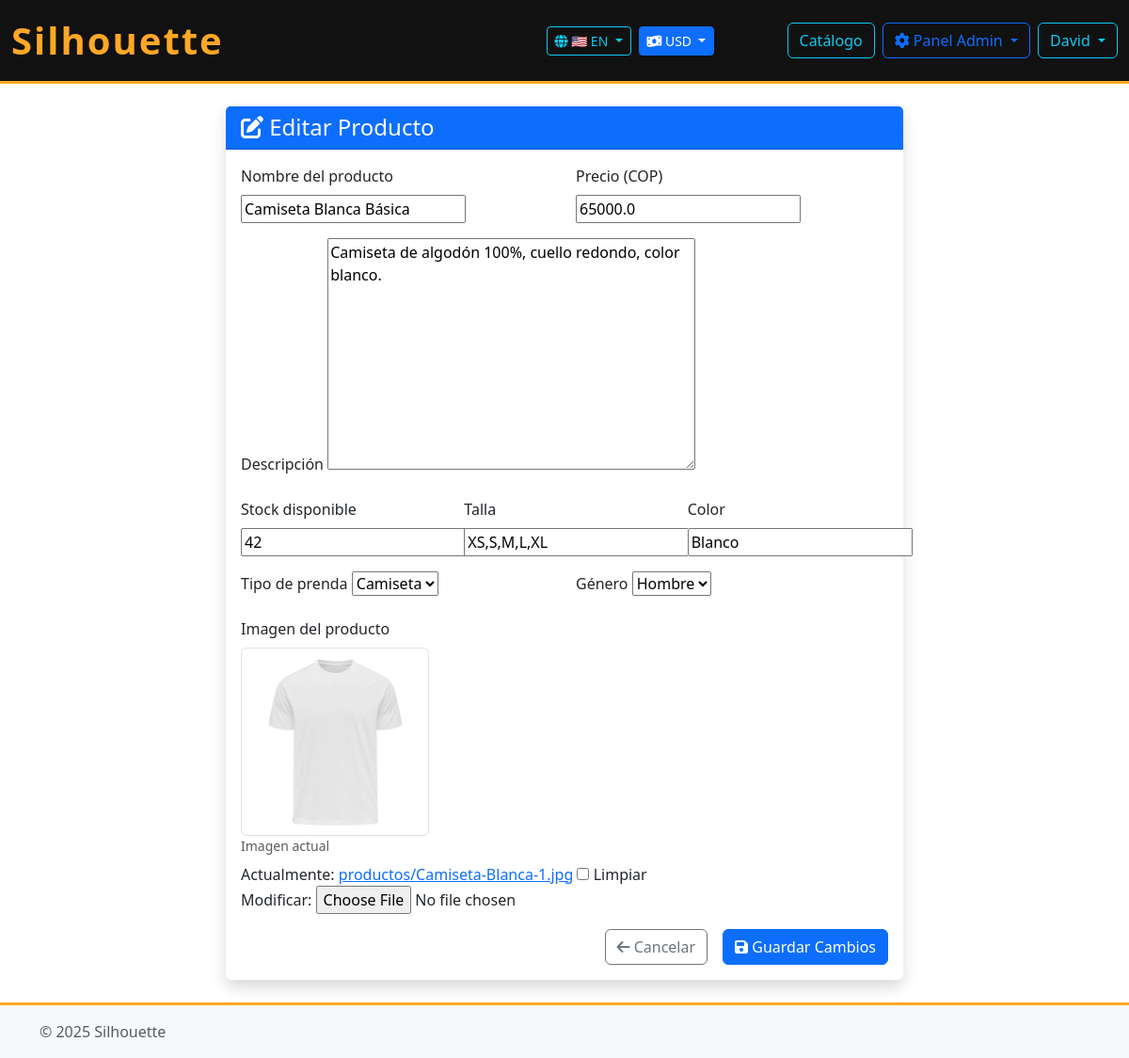
The app's page /es/catalog/producto/7/editar/ (signed in) with its own data.
### catalog/models.py (models this page shows, shortened)
class Producto(models.Model):
	"""
	Modelo de producto para el catálogo.
	Representa los datos y operaciones de un producto.
	"""
	nombre = models.CharField(max_length=100, verbose_name=_('Nombre'))
	descripcion = models.TextField(verbose_name=_('Descripción'))
	precio = models.FloatField(verbose_name=_('Precio'))
	stock = models.PositiveIntegerField(verbose_name=_('Stock'))
	talla = models.CharField(max_length=20, verbose_name=_('Talla'))
	color = models.CharField(max_length=30, verbose_name=_('Color'))
	tipo = models.CharField(max_length=30, choices=[('camiseta','Camiseta'),('buzo','Buzo'),('pantalon','Pantalón')], default='camiseta', verbose_name=_('Tipo de prenda'))
	genero = models.CharField(max_length=10, choices=[('hombre','Hombre'),('mujer','Mujer')], default='hombre', verbose_name=_('Género'))
	imagen = models.ImageField(upload_to='productos/', verbose_name=_('Imagen del producto'), null=True, blank=True)
	class Meta:
		ordering = ['nombre']
		verbose_name = _('Producto')
		verbose_name_plural = _('Productos')

### catalog/views.py (the view, shortened to what this page needs)
# urls.py: path('producto/<int:pk>/editar/', staff_member_required(ProductoEditView.as_view()), name='editar_producto'),
class ProductoEditView(UserPassesTestMixin, UpdateView):
	model = Producto
	template_name = 'catalog/editar_producto.html'
	fields = ['nombre', 'descripcion', 'precio', 'stock', 'talla', 'color', 'tipo', 'genero', 'imagen']
	context_object_name = 'producto'
	success_url = reverse_lazy('home')
	def test_func(self):
		return self.request.user.is_staff or self.request.user.is_superuser

### catalog/context_processors.py (called while the page is built)
def currency_context(request):
    return {
        'current_currency': request.session.get('currency', 'USD'),
        'supported_currencies': CurrencyService.get_supported_currencies(),
        'currency_service': CurrencyService,
    }

### catalog/services/currency_service.py (called while the page is built)
    @classmethod
    def get_supported_currencies(cls):
        return {
            'USD': {'name': 'Dólar Americano', 'symbol': '$'},
            'EUR': {'name': 'Euro', 'symbol': '€'},
            'GBP': {'name': 'Libra Esterlina', 'symbol': '£'},
            'COP': {'name': 'Peso Colombiano', 'symbol': '$'},
            'MXN': {'name': 'Peso Mexicano', 'symbol': '$'},
            'ARS': {'name': 'Peso Argentino', 'symbol': '$'},
            'CLP': {'name': 'Peso Chileno', 'symbol': '$'},
            'BRL': {'name': 'Real Brasileño', 'symbol': 'R$'},
        }

### templates/catalog/editar_producto.html (shortened to what this page needs)
{% extends 'base.html' %}
{% block content %}
<div class="container py-4">
    <div class="row justify-content-center">
        <div class="col-md-8">
            <div class="card">
                <div class="card-header bg-primary text-white">
                    <h4 class="mb-0"><i class="fas fa-edit"></i> Editar Producto</h4>
                </div>
                <div class="card-body">
                    <form method="post" enctype="multipart/form-data">
                        <div class="row">
                            <div class="col-md-6 mb-3">
                                <label for="{{ form.nombre.id_for_label }}" class="form-label">Nombre del producto</label>
                                {{ form.nombre }}
                            </div>
                            <div class="col-md-6 mb-3">
                                <label for="{{ form.precio.id_for_label }}" class="form-label">Precio (COP)</label>
                                {{ form.precio }}
                            </div>
                        </div>
                        <div class="mb-3">
                            <label for="{{ form.descripcion.id_for_label }}" class="form-label">Descripción</label>
                            {{ form.descripcion }}
                        </div>
                        <div class="row">
                            <div class="col-md-4 mb-3">
                                <label for="{{ form.stock.id_for_label }}" class="form-label">Stock disponible</label>
                                {{ form.stock }}
                            </div>
                            <div class="col-md-4 mb-3">
                                <label for="{{ form.talla.id_for_label }}" class="form-label">Talla</label>
                                {{ form.talla }}
                            </div>
                            <div class="col-md-4 mb-3">
                                <label for="{{ form.color.id_for_label }}" class="form-label">Color</label>
                                {{ form.color }}
                            </div>
                        </div>
                        <div class="row">
                            <div class="col-md-6 mb-3">
                                <label for="{{ form.tipo.id_for_label }}" class="form-label">Tipo de prenda</label>
                                {{ form.tipo }}
                            </div>
                            <div class="col-md-6 mb-3">
                                <label for="{{ form.genero.id_for_label }}" class="form-label">Género</label>
                                {{ form.genero }}
                            </div>
                        </div>
                        <div class="mb-3">
                            <label for="{{ form.imagen.id_for_label }}" class="form-label">Imagen del producto</label>
                            {% if producto.imagen %}
                                <div class="mb-2">
                                    <img src="{{ producto.imagen.url }}" alt="Imagen actual" class="img-thumbnail" style="max-width: 200px;">
                                    <small class="text-muted d-block">Imagen actual</small>
                                </div>
                            {% endif %}
                            {{ form.imagen }}
                        </div>
                        <div class="d-grid gap-2 d-md-flex justify-content-md-end">
                            <a href="/" class="btn btn-outline-secondary me-md-2">
                                <i class="fas fa-arrow-left"></i> Cancelar
                            </a>
                            <button type="submit" class="btn btn-primary">
                                <i class="fas fa-save"></i> Guardar Cambios
                            </button>
                        </div>
                    </form>
                </div>
            </div>
        </div>
    </div>
</div>
{% endblock %}

### templates/base.html (shortened to what this page needs)
<!DOCTYPE html>
{% load i18n %}
{% load static %}
<html lang="{{ LANGUAGE_CODE }}">
<head>
        <link rel="stylesheet" href="https://cdn.jsdelivr.net/npm/bootstrap@5.3.0/dist/css/bootstrap.min.css">
        <link rel="stylesheet" href="https://cdnjs.cloudflare.com/ajax/libs/font-awesome/6.4.0/css/all.min.css">
</head>
<body>
    <nav class="navbar navbar-expand-lg" style="background-color: #111; border-bottom: 3px solid #ffa726 !important;">
        <div class="container-fluid">
            <div class="d-flex align-items-center justify-content-between w-100">
                <a class="navbar-brand" href="{% url 'home' %}" style="color: #ffa726;">Silhouette</a>
                <div class="d-flex align-items-center ms-auto gap-2">
                    <div class="dropdown">
                        <button class="btn btn-sm btn-outline-info dropdown-toggle" type="button" id="dropdownLanguage" data-bs-toggle="dropdown" aria-expanded="false">
                            <i class="fas fa-globe"></i>
                            {% if LANGUAGE_CODE == 'es' %}🇪🇸 ES{% else %}🇺🇸 EN{% endif %}
                        </button>
                    </div>
                    <div class="dropdown currency-selector">
                        <button class="btn btn-sm dropdown-toggle" type="button" id="dropdownCurrency" data-bs-toggle="dropdown" aria-expanded="false">
                            <i class="fas fa-money-bill-wave"></i> {{ current_currency }}
                        </button>
                    </div>
                    <a href="/" class="btn btn-outline-info">{% trans "Catálogo" %}</a>
                    {% if user.is_authenticated %}
                        {% if user.is_staff or user.is_superuser %}
                        <div class="dropdown">
                            <button class="btn btn-outline-primary dropdown-toggle" type="button" id="dropdownAdmin" data-bs-toggle="dropdown" aria-expanded="false">
                                <i class="fas fa-cog"></i> Panel Admin
                            </button>
                        </div>
                        {% else %}
                        <a href="{% url 'recomendaciones' %}" class="btn btn-outline-info">{% trans "Recomendaciones" %}</a>
                        <a href="{% url 'cart:ver_carrito' %}" class="btn btn-primary" style="font-weight: 500;">{% trans "Mi carrito" %}</a>
                        {% endif %}
                        <div class="dropdown">
                            <button class="btn btn-outline-info dropdown-toggle" type="button" id="dropdownPerfil" data-bs-toggle="dropdown" aria-expanded="false">
                                {{ user.username }}
                            </button>
                        </div>
                    {% endif %}
                </div>
            </div>
        </div>
    </nav>
    <div class="container">
        {% block content %}{% endblock %}
    </div>
    <footer class="footer mt-auto py-3 bg-light">
        <div class="container">
            <span class="text-muted">&copy; 2025 Silhouette</span>
        </div>
    </footer>
</body>
</html>

### templates/base.html (style rules this page uses)
.navbar { border-bottom: 3px solid #ffa726 !important; }
.navbar-brand { font-size: 2.5rem !important; font-weight: bold; letter-spacing: 2px; }
.footer { border-top: 3px solid #ffa726 !important; }
.currency-selector { min-width: 150px; }
.currency-selector .btn { background-color: #0d6efd; color: #fff; border: 1px solid #0d6efd; }

### templates/catalog/editar_producto.html (style rules this page uses)
.card { border: none; box-shadow: 0 0.5rem 1rem rgba(0, 0, 0, 0.15); }

### records on screen
Producto: nombre "Camiseta Blanca Básica", precio "65000.0", descripcion "Camiseta de algodón 100%, cuello redondo, color blanco.", stock "42", talla "XS,S,M,L,XL", color "Blanco", tipo "Camiseta", genero "Hombre", imagen (picture)

### other values on screen
{{ current_currency }} "USD"
{{ user.username }} "David"
